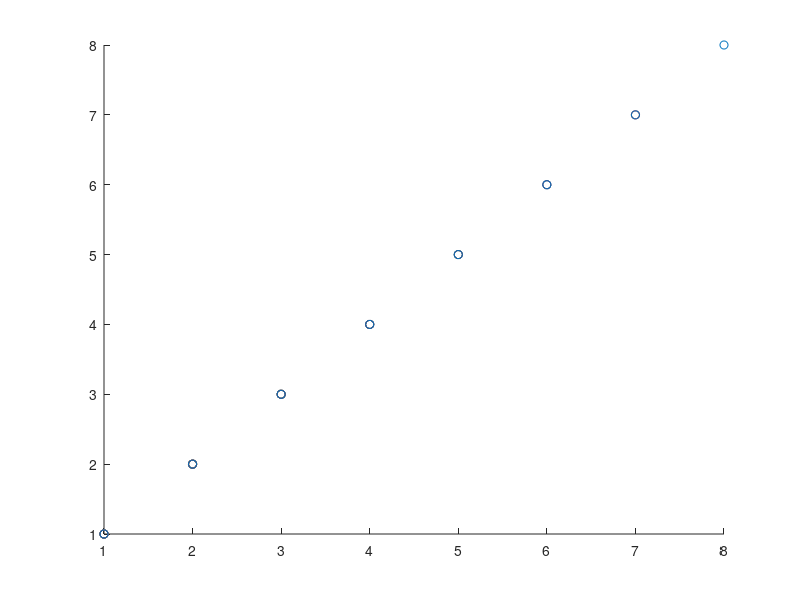

MATLAB code for this plot:
pt = [
    1   0   0   0   0   0   0   0;
    1   1   0   0   0   0   0   0;
    1   2   1   0   0   0   0   0;
    1   3   3   1   0   0   0   0;
    1   4   6   4   1   0   0   0;
    1   5   10  10  5   1   0   0;
    1   6   15  20  15  6   1   0;
    1   7   21  35  35  21  7   1
];

figure(1);

hold on;

for rowIndex=1:size(pt,1)
    x = find(pt(rowIndex, :) != 0)
    y = 1:rowIndex
    scatter(x, y);
end